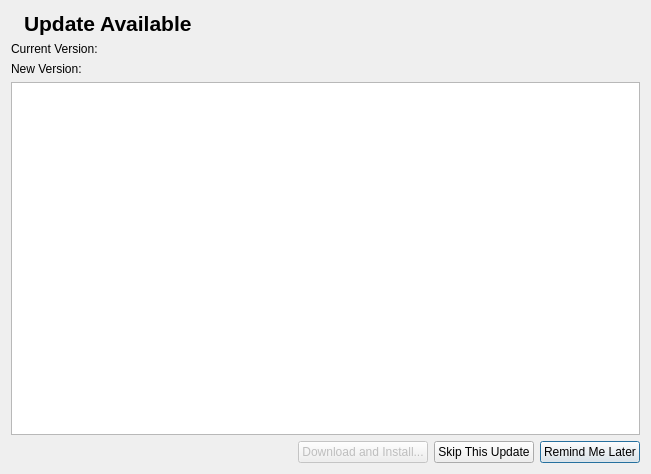
<?xml version="1.0" encoding="UTF-8"?>
<ui version="4.0">
 <class>AutoUpdaterDialog</class>
 <widget class="QDialog" name="AutoUpdaterDialog">
  <property name="windowModality">
   <enum>Qt::ApplicationModal</enum>
  </property>
  <property name="geometry">
   <rect>
    <x>0</x>
    <y>0</y>
    <width>651</width>
    <height>474</height>
   </rect>
  </property>
  <property name="windowTitle">
   <string>Automatic Updater</string>
  </property>
  <property name="modal">
   <bool>true</bool>
  </property>
  <layout class="QVBoxLayout" name="verticalLayout">
   <item>
    <layout class="QHBoxLayout" name="horizontalLayout_2" stretch="0,1">
     <item>
      <widget class="QLabel" name="label_2">
       <property name="sizePolicy">
        <sizepolicy hsizetype="Minimum" vsizetype="Preferred">
         <horstretch>0</horstretch>
         <verstretch>0</verstretch>
        </sizepolicy>
       </property>
       <property name="text">
        <string/>
       </property>
       <property name="pixmap">
        <pixmap resource="resources/resources.qrc">:/icons/update-icon.png</pixmap>
       </property>
      </widget>
     </item>
     <item>
      <widget class="QLabel" name="label">
       <property name="font">
        <font>
         <pointsize>16</pointsize>
         <weight>75</weight>
         <bold>true</bold>
        </font>
       </property>
       <property name="text">
        <string>Update Available</string>
       </property>
      </widget>
     </item>
    </layout>
   </item>
   <item>
    <widget class="QLabel" name="currentVersion">
     <property name="text">
      <string>Current Version: </string>
     </property>
    </widget>
   </item>
   <item>
    <widget class="QLabel" name="newVersion">
     <property name="text">
      <string>New Version: </string>
     </property>
    </widget>
   </item>
   <item>
    <widget class="QTextBrowser" name="updateNotes"/>
   </item>
   <item>
    <layout class="QHBoxLayout" name="horizontalLayout">
     <item>
      <spacer name="horizontalSpacer">
       <property name="orientation">
        <enum>Qt::Horizontal</enum>
       </property>
       <property name="sizeHint" stdset="0">
        <size>
         <width>40</width>
         <height>20</height>
        </size>
       </property>
      </spacer>
     </item>
     <item>
      <widget class="QPushButton" name="downloadAndInstall">
       <property name="enabled">
        <bool>false</bool>
       </property>
       <property name="text">
        <string>Download and Install...</string>
       </property>
      </widget>
     </item>
     <item>
      <widget class="QPushButton" name="skipThisUpdate">
       <property name="text">
        <string>Skip This Update</string>
       </property>
      </widget>
     </item>
     <item>
      <widget class="QPushButton" name="remindMeLater">
       <property name="text">
        <string>Remind Me Later</string>
       </property>
       <property name="default">
        <bool>true</bool>
       </property>
      </widget>
     </item>
    </layout>
   </item>
  </layout>
 </widget>
 <resources>
  <include location="resources/resources.qrc"/>
 </resources>
 <connections/>
</ui>
